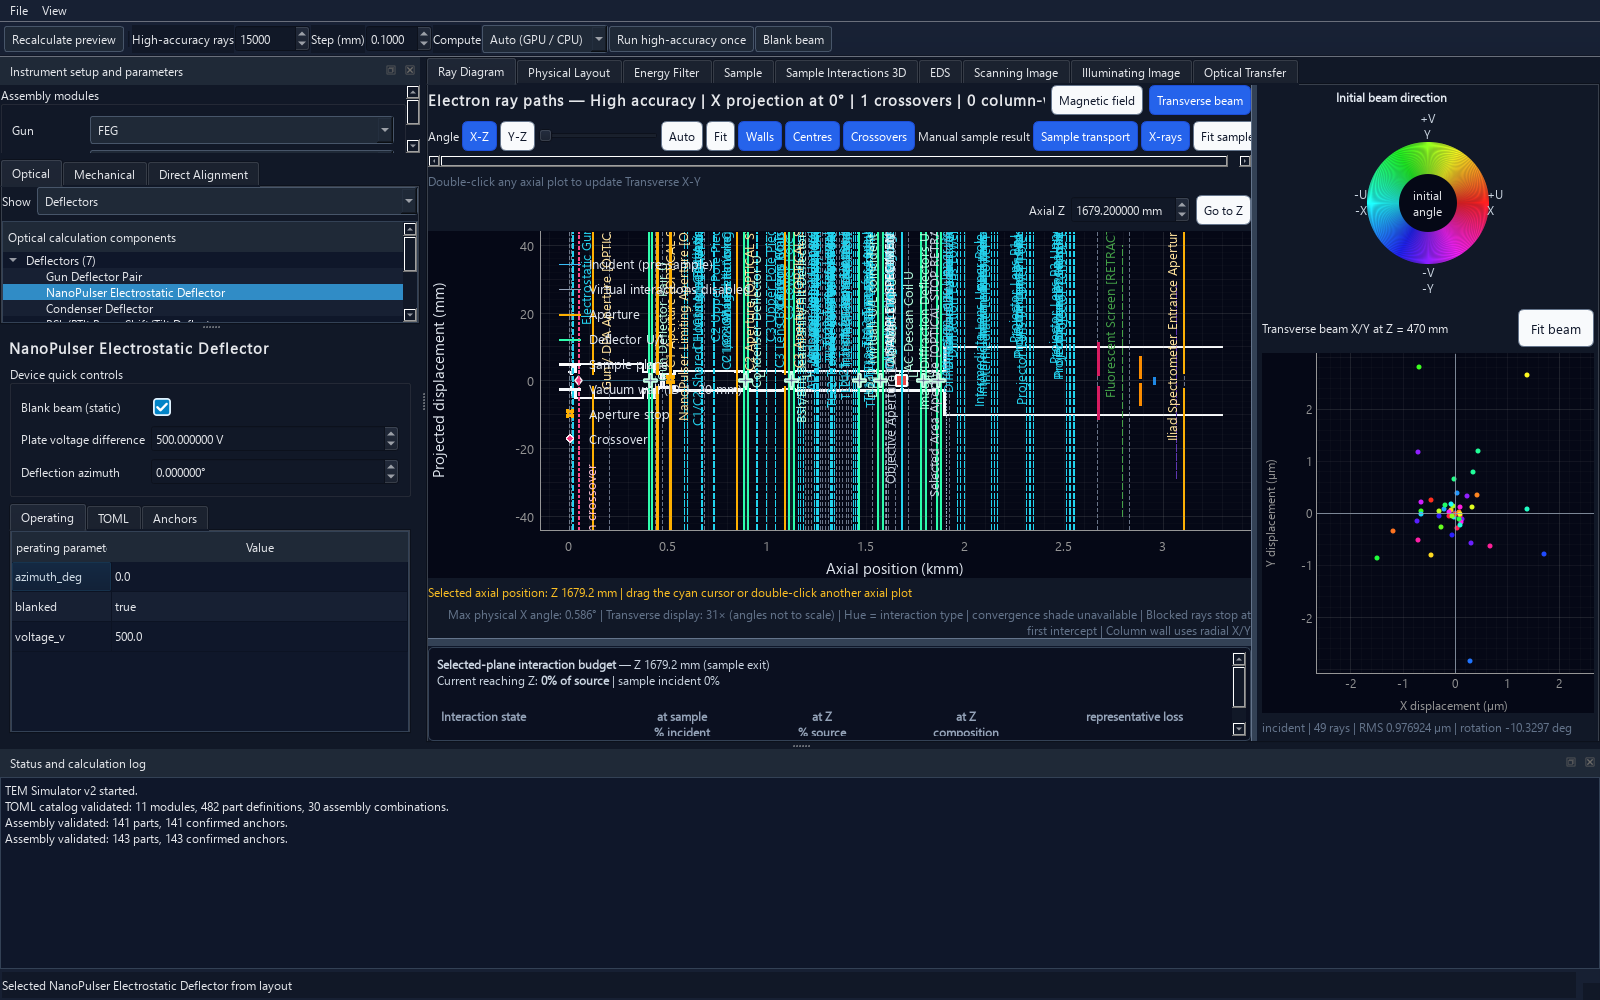

The Python source for this figure:
import os
os.environ["QT_QPA_PLATFORM"] = "offscreen"
from dataclasses import replace
from pathlib import Path
from PySide6.QtWidgets import QApplication
from PySide6.QtGui import QFont, QFontDatabase
from temsim.app import APPLICATION_STYLE
from temsim.gui.main_window import MainWindow
from temsim.simulation_pipeline import calculate

app = QApplication.instance() or QApplication([])
QFontDatabase.addApplicationFont("C:/Windows/Fonts/segoeui.ttf")
app.setFont(QFont("Segoe UI", 9))
app.setStyleSheet(APPLICATION_STYLE)
window = MainWindow()
window.preview_timer.stop()
selection = replace(window.selection, beam_blanker="NanoPulser")
window.assembly = window.catalog.apply(window.state, selection)
window.selection = selection
window.state.nanopulser.blanked = True
window.state.electron_gun.emitter.ray_count = 49
window.state.step_mm = 0.1
window.state.history_step_mm = 2.0
window.state.acceleration_backend = "CPU"
window.assembly_panel.set_selection(selection)
window._refresh_assembly_views()
result = calculate(window.state)
window.workspace.display_result(result, "High accuracy")
window.workspace.jump_to_ray_position(window.state.sample.z_mm)
window._select_component_from_workspace("nanopulser_deflector")
window.resize(1600, 1000)
window.show()
window.preview_timer.stop()
app.processEvents()
path = Path("tmp/nanopulser_ui_smoke.png").resolve()
assert window.grab().save(str(path))
assert result.simulation.metrics["sample_surviving_current_pa"] == 0.0
assert "No incident current" in window.workspace.wave_imaging.summary.text()
assert window.blank_beam_button.isChecked()
print(path)
print("Full blanked pipeline and GUI passed")
window.close()
